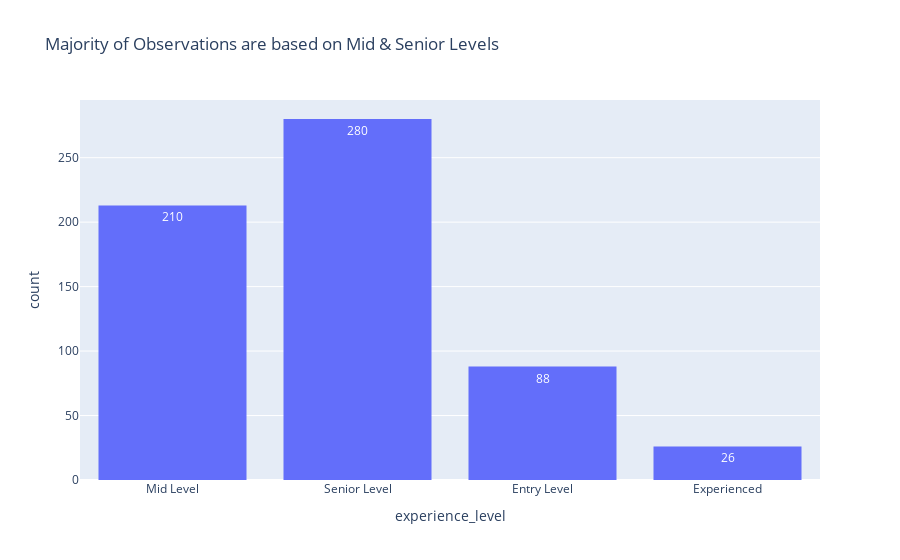

Here is the notebook cell this chart was saved with:
### Code cell
px.histogram(df,
    x='experience_level',
    title='Majority of Observations are based on Mid & Senior Levels',
    text_auto= '.2s')

### Figure 1 — Plotly figure (JSON) as saved in the notebook; plotly's stock layout.template omitted (floating-point values rounded to 4 significant figures; data arrays with more than 128 entries replaced by an {"elided": "..."} marker saying what was removed)
{"data": [{"alignmentgroup": "True", "bingroup": "x", "hovertemplate": "experience_level=%{x}<br>count=%{y}<extra></extra>", "legendgroup": "", "marker": {"color": "#636efa", "pattern": {"shape": ""}}, "name": "", "offsetgroup": "", "orientation": "v", "showlegend": false, "texttemplate": "%{value:.2s}", "type": "histogram", "x": {"elided": "607 str values"}, "xaxis": "x", "yaxis": "y"}], "layout": {"barmode": "relative", "legend": {"tracegroupgap": 0}, "title": {"text": "Majority of Observations are based on Mid & Senior Levels"}, "xaxis": {"anchor": "y", "domain": [0, 1], "title": {"text": "experience_level"}}, "yaxis": {"anchor": "x", "domain": [0, 1], "title": {"text": "count"}}}}
